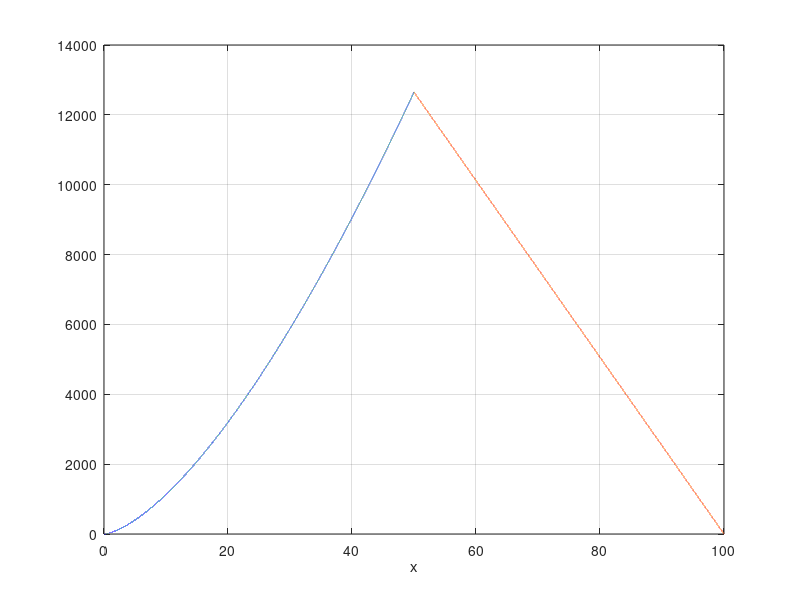

Reproduce this figure in MATLAB.
%{
Generate altitude simulation 

%}

% flight time 
samples = 100000;
time = 0:0.001:50; % half the flight time is 50 seconds, 50 seconds to reach apogee
time = time(2:end); 

max_alt = 4000; % 4km 
min_alt = 0; 

a = linspace(0, max_alt, samples/2); a = a(:);
x = 1.5;
powered_flight = 0.05*a.^x; % exponential growth function

% descent stage 
% straight line from 50 seconds to 100 seconds 
t = 50:0.001:100;
t = t(2:end);
desc = linspace(powered_flight(end), 0, samples/2); desc = desc(:);


plot(time, powered_flight, t, desc);
xlabel( 'x' )
grid on